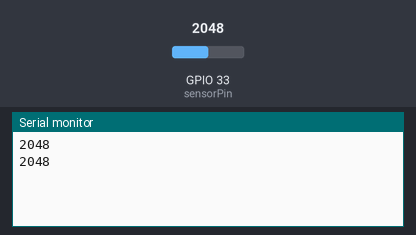
A sketch run on a simulated ESP32. Parts: the last lines printed to the serial monitor. Inputs (shaded band) come from the test bench; at power-on: GPIO 33 (sensorPin) = 2048.

Above: at 1.8 s.
1.9 s: GPIO 33 (sensorPin) set to 2866
At 2.8 s:
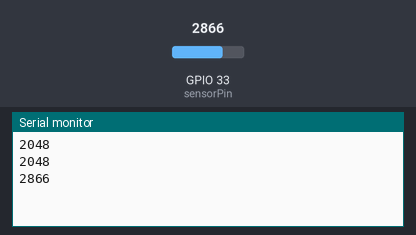
3.4 s: GPIO 33 (sensorPin) set to 3603
At 4.8 s:
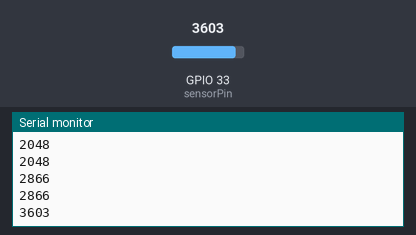
Timing chart, 0 to 6.4 s (numbered marks = the images above; inputs shaded):
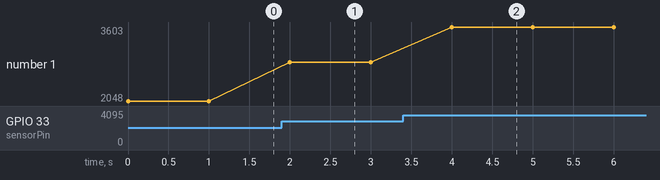

The sketch:

sketch_aug6b.ino
```cpp
const int sensorPin = 33; // 光敏電阻AO接腳

void setup() {
  Serial.begin(115200);   // 初始化序列埠，鮑率設定為 115200
  pinMode(sensorPin, INPUT); // 設定GPIO 33為輸入模式
}

void loop() {
  int lightValue = analogRead(sensorPin); // 讀取GPIO 33的類比數值 (0-4095)
  Serial.println(lightValue);             // 顯示在序列視窗
  delay(1000);                            // 延遲1秒 (每秒讀取一次)
}
```

Measured:
- after the input at 1.9 s, the serial monitor: prints a new line after 0.10 s (image 1)
- after the input at 3.4 s, the serial monitor: prints a new line after 0.60 s (image 2)
- plotted number 1: 2048 → 2866 after the input at 1.9 s, 2866 → 3603 after the input at 3.4 s
